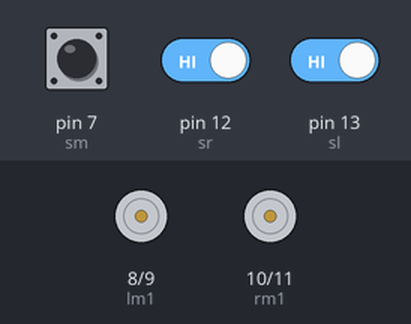
Bench run of a sketch on a simulated Arduino Uno, built with avr-gcc and run on an emulated ATmega328P. Parts: motor-driver pin pairs drawn as motors (green arrow = first pin HIGH = forward, orange = second pin HIGH = backward, longer = more drive, scaled by the enable pin). Inputs (shaded band) come from the test bench; at power-on: pin 12 (sr) HIGH, pin 13 (sl) HIGH, pin 7 (sm) HIGH.

Above: at 1.2 s.
1.3 s: pin 12 (sr) driven LOW
At 2.5 s:
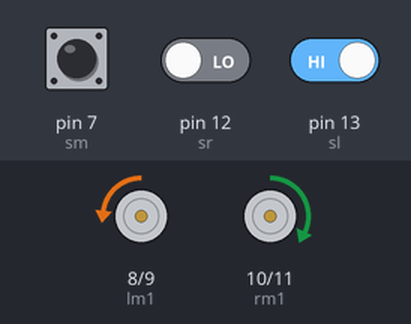
2.8 s: pin 13 (sl) driven LOW
At 3.6 s:
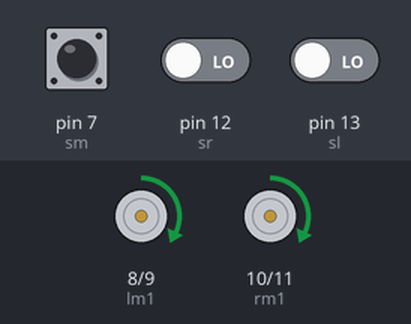
4.3 s: pin 12 (sr) driven HIGH
At 4.8 s:
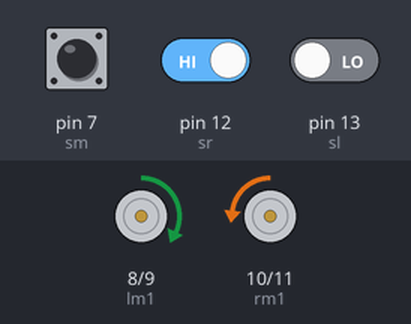
Timing chart, 0 to 7.3 s (numbered marks = the images above; inputs shaded):
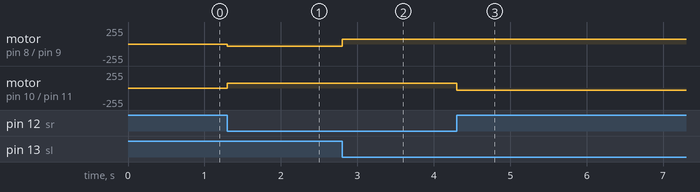

The sketch:

LineFollower3Sensors.ino
```cpp
int lm1 = 8;  // output motor kiri 1 (PWM tidak digunakan di sini)
int lm2 = 9;  // output motor kiri 2 (PWM tidak digunakan di sini)
int rm1 = 10; // output motor kanan 1 (PWM tidak digunakan di sini)
int rm2 = 11; // output motor kanan 2 (PWM tidak digunakan di sini)

int pwmL = 5; // Pin PWM motor kiri
int pwmR = 6; // Pin PWM motor kanan

int sl = 13;  // input sensor kiri
int sm = 7;   // input sensor tengah
int sr = 12;  // input sensor kanan

int SlV = 0;  // nilai sensor kiri
int SmV = 0;  // nilai sensor tengah
int SrV = 0;  // nilai sensor kanan

int speedL = 70; // Kecepatan motor kiri (0-255)
int speedR = 70; // Kecepatan motor kanan (0-255)

void setup()
{
  pinMode(lm1, OUTPUT);
  pinMode(lm2, OUTPUT);
  pinMode(rm1, OUTPUT);
  pinMode(rm2, OUTPUT);
  pinMode(pwmL, OUTPUT);
  pinMode(pwmR, OUTPUT);
  pinMode(sl, INPUT);
  pinMode(sm, INPUT);
  pinMode(sr, INPUT);
  sTOP();
}

void loop()
{
  // Membaca nilai dari sensor
  SlV = digitalRead(sl);
  SmV = digitalRead(sm);
  SrV = digitalRead(sr);

  // Logika gerakan berdasarkan sensor
  if (SmV == LOW && SlV == LOW && SrV == LOW)
  {
    ForWard(); // Semua sensor tidak mendeteksi garis, maju lurus
  }
  else if (SmV == HIGH && SlV == LOW && SrV == LOW)
  {
    ForWard(); // Hanya sensor tengah mendeteksi garis, maju lurus
  }
  else if (SmV == LOW && SlV == HIGH && SrV == LOW)
  {
    Left(); // Sensor kiri mendeteksi garis, belok kiri
  }
  else if (SmV == LOW && SlV == LOW && SrV == HIGH)
  {
    Right(); // Sensor kanan mendeteksi garis, belok kanan
  }
  else if (SmV == HIGH && SlV == HIGH && SrV == LOW)
  {
    Left(); // Sensor tengah dan kiri mendeteksi garis, belok kiri
  }
  else if (SmV == HIGH && SlV == LOW && SrV == HIGH)
  {
    Right(); // Sensor tengah dan kanan mendeteksi garis, belok kanan
  }
  else if (SmV == HIGH && SlV == HIGH && SrV == HIGH)
  {
    sTOP(); // Semua sensor mendeteksi garis, berhenti (misalnya tanda akhir)
  }
  else
  {
    sTOP(); // Default safety: berhenti
  }
}

// Fungsi gerakan
void ForWard()
{
  analogWrite(pwmL, speedL); // Atur kecepatan motor kiri
  analogWrite(pwmR, speedR); // Atur kecepatan motor kanan
  digitalWrite(lm1, HIGH);
  digitalWrite(lm2, LOW);
  digitalWrite(rm1, HIGH);
  digitalWrite(rm2, LOW);
}
void BackWard()
{
  analogWrite(pwmL, speedL);
  analogWrite(pwmR, speedR);
  digitalWrite(lm1, LOW);
  digitalWrite(lm2, HIGH);
  digitalWrite(rm1, LOW);
  digitalWrite(rm2, HIGH);
}
void Left()
{
  analogWrite(pwmL, speedL / 2); // Kurangi kecepatan motor kiri untuk belok kiri
  analogWrite(pwmR, speedR);
  digitalWrite(lm1, LOW);
  digitalWrite(lm2, HIGH);
  digitalWrite(rm1, HIGH);
  digitalWrite(rm2, LOW);
}
void Right()
{
  analogWrite(pwmL, speedL);
  analogWrite(pwmR, speedR / 2); // Kurangi kecepatan motor kanan untuk belok kanan
  digitalWrite(lm1, HIGH);
  digitalWrite(lm2, LOW);
  digitalWrite(rm1, LOW);
  digitalWrite(rm2, HIGH);
}
void sTOP()
{
  analogWrite(pwmL, 0); // Matikan PWM motor kiri
  analogWrite(pwmR, 0); // Matikan PWM motor kanan
  digitalWrite(lm1, LOW);
  digitalWrite(lm2, LOW);
  digitalWrite(rm1, LOW);
  digitalWrite(rm2, LOW);
}
```

Measured:
- after the input at 1.3 s, motor on pin 8 (lm1) / pin 9 (lm2): stopped → backward 35/255 at once; motor on pin 10 (rm1) / pin 11 (rm2): stopped → forward 70/255 at once
- after the input at 2.8 s, motor on pin 8 (lm1) / pin 9 (lm2): backward 35/255 → forward 70/255 at once
- after the input at 4.3 s, motor on pin 10 (rm1) / pin 11 (rm2): forward 70/255 → backward 35/255 at once
